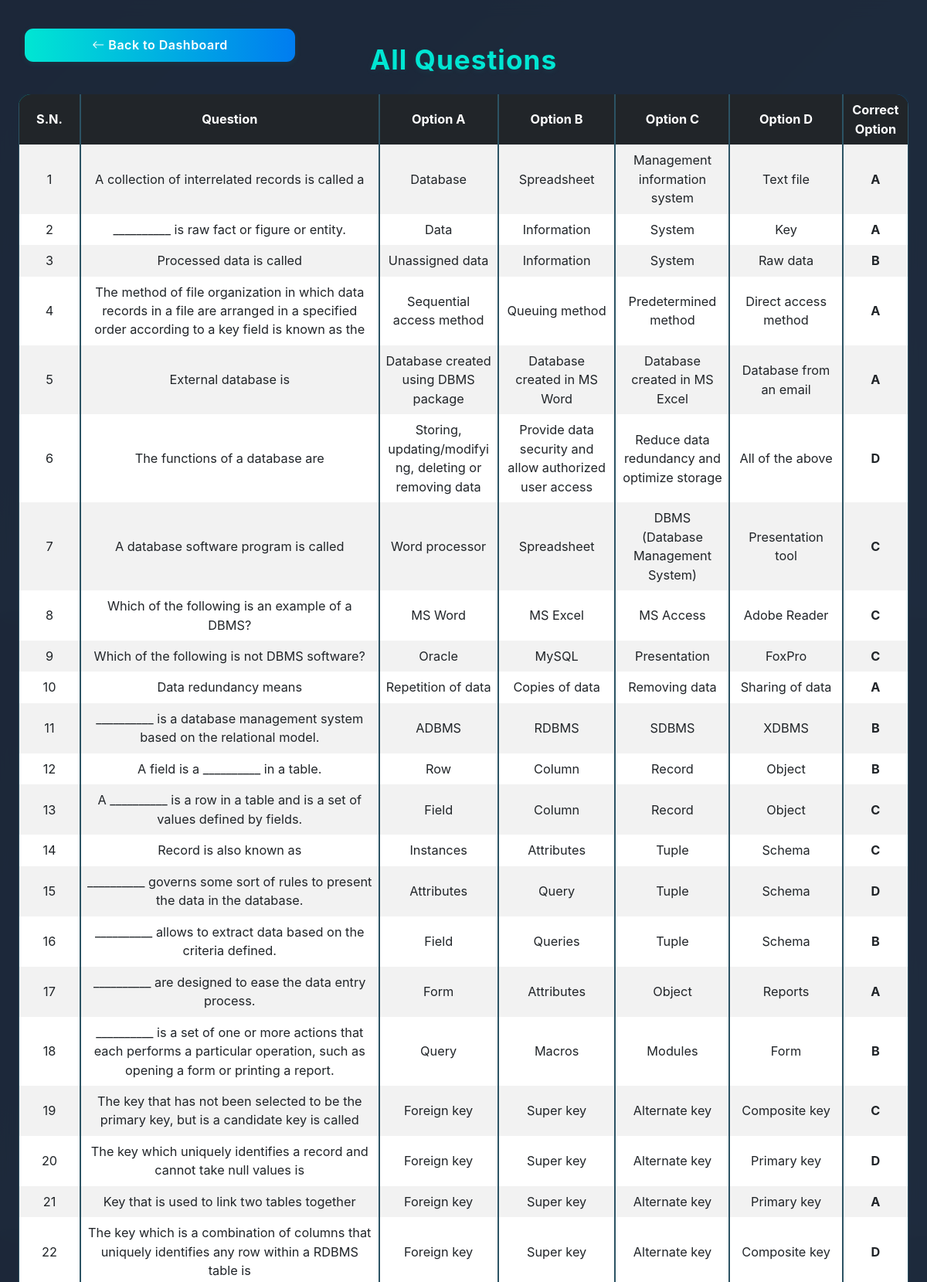
The page /questions (signed in, upper part) on the database its author committed.
### tables this page shows
CREATE TABLE question (
    id INTEGER PRIMARY KEY AUTOINCREMENT,
    question_text VARCHAR(500) NOT NULL,
    option_a VARCHAR(200) NOT NULL,
    option_b VARCHAR(200) NOT NULL,
    option_c VARCHAR(200) NOT NULL,
    option_d VARCHAR(200) NOT NULL,
    correct_option VARCHAR(1) NOT NULL CHECK (correct_option IN ('A', 'B', 'C', 'D'))
);

### app.py (the view)
@app.route('/questions')
def questions():
    if 'user_id' not in session:
        return redirect(url_for('login'))
    db = get_db()
    questions = db.execute('SELECT * FROM question').fetchall()
    return render_template('questions.html', questions=questions)

### app.py (called while the page is built)
def get_db():
    if 'db' not in g:
        g.db = sqlite3.connect(DATABASE)
        g.db.row_factory = sqlite3.Row
    return g.db

### templates/questions.html (shortened to what this page needs)
{% extends "layout.html" %}
{% block body %}
<a href="{{ url_for('dashboard') }}" class="btn btn-primary mb-3 back-btn-fixed">
    <i class="bi bi-arrow-left"></i> Back to Dashboard
</a>
<div class="questions-card">
    <h2 class="mb-4">All Questions</h2>
    <div class="table-responsive">
        <table class="table table-striped table-bordered bytellect-table">
            <thead class="table-dark">
                <tr>
                    <th>S.N.</th>
                    <th>Question</th>
                    <th>Option A</th>
                    <th>Option B</th>
                    <th>Option C</th>
                    <th>Option D</th>
                    <th>Correct Option</th>
                </tr>
            </thead>
            <tbody>
                {% for question in questions %}
                <tr>
                    <td>{{ loop.index }}</td>
                    <td>{{ question.question_text }}</td>
                    <td>{{ question.option_a }}</td>
                    <td>{{ question.option_b }}</td>
                    <td>{{ question.option_c }}</td>
                    <td>{{ question.option_d }}</td>
                    <td><strong>{{ question.correct_option }}</strong></td>
                </tr>
                {% endfor %}
            </tbody>
        </table>
    </div>
</div>
{% endblock %}

### templates/layout.html (shortened to what this page needs)
<!DOCTYPE html>
<html lang="en">
<head>
  <link href="https://cdn.jsdelivr.net/npm/bootstrap@5.3.0/dist/css/bootstrap.min.css" rel="stylesheet" />
  <link rel="stylesheet" href="https://cdn.jsdelivr.net/npm/bootstrap-icons@1.10.5/font/bootstrap-icons.css" />
  <link rel="stylesheet" href="{{ url_for('static', filename='style.css') }}" />
</head>
<body>
  {% block body %}
  {% endblock %}
</body>
</html>

### static/style.css (style rules this page uses)
body { min-height: 100vh; background: linear-gradient(135deg, #0f2027 0%, #2c5364 100%); font-family: 'Inter', 'Segoe UI', Arial, sans-serif; color: #e3e6ea; padding-bottom: 40px; }
*, *::before, *::after { box-sizing: border-box; }
html { font-size: 16px; }
.card, .dashboard-card, .settings-card, .profile-card, .about, .index-hero, .quiz-card, .questions-card { width: 100%; max-width: 98vw; margin-left: auto; margin-right: auto; box-sizing: border-box; }
body { min-height: 100vh; background: linear-gradient(135deg, #0f2027 0%, #2c5364 100%); font-family: 'Inter', 'Segoe UI', Arial, sans-serif; color: #e3e6ea; }
.btn-primary { background: linear-gradient(90deg, #00e6d3 0%, #007cf0 100%); border: none; border-radius: 0.7rem; font-weight: 600; font-size: 1.1rem; letter-spacing: 0.5px; box-shadow: 0 2px 8px 0 rgba(0, 230, 211, 0.08); transition: background 0.2s, box-shadow 0.2s; }
.back-btn-fixed { position: absolute; top: 2rem; left: 2rem; z-index: 10; }
.questions-card { min-height: 90vh; width: 100vw; max-width: 100vw; margin: 0; padding: 3.5rem 2vw 2.5rem 2vw; background: rgba(30, 41, 59, 0.92); border-radius: 0; box-shadow: 0 8px 32px 0 rgba(31, 38, 135, 0.18); backdrop-filter: blur(10px); color: #e3e6ea; position: relative; overflow-x: auto; display: flex; flex-direction: column; justify-content: flex-start; }
.questions-card h2 { font-size: 2.2rem; font-weight: 700; color: #00e6d3; letter-spacing: 1px; text-shadow: 0 2px 8px rgba(0, 230, 211, 0.08); margin-bottom: 2rem; text-align: center; font-family: 'Inter', 'Segoe UI', Arial, sans-serif; }
.bytellect-table { width: 100%; border-collapse: separate; border-spacing: 0; background: transparent; font-family: 'Inter', 'Segoe UI', Arial, sans-serif; color: #e3e6ea; border-radius: 1rem; overflow: hidden; box-shadow: 0 2px 16px 0 rgba(0, 230, 211, 0.06); }
.bytellect-table thead.table-dark { background: linear-gradient(90deg, #00e6d3 0%, #007cf0 100%); color: #fff; border: none; }
.bytellect-table th, .bytellect-table td { vertical-align: middle; border-color: #2c5364; font-size: 1.02rem; text-align: center; }
.bytellect-table td strong { font-weight: 700; }
.table-responsive { overflow-x: auto; -webkit-overflow-scrolling: touch; }
.table th, .table td { white-space: pre-line; word-break: break-word; min-width: 80px; }
.btn, .btn-primary, .btn-danger, .btn-warning, .btn-outline-primary, .btn-outline-secondary { font-size: 1rem; padding: 0.6rem 1.2rem; border-radius: 0.7rem; width: 100%; max-width: 350px; margin: 0.3rem auto; display: block; }
@media (min-width: 601px) { .btn, .btn-primary, .btn-danger, .btn-warning, .btn-outline-primary, .btn-outline-secondary { width: auto; max-width: none; display: inline-block; margin: 0.3rem 0.5rem 0.3rem 0; } }

### rows shown on the page
question: question_text "A collection of interrelated records is called a", option_a "Database", option_b "Spreadsheet", option_c "Management information system", option_d "Text file", correct_option "A"
question: question_text "__________ is raw fact or figure or entity.", option_a "Data", option_b "Information", option_c "System", option_d "Key", correct_option "A"
question: question_text "Processed data is called", option_a "Unassigned data", option_b "Information", option_c "System", option_d "Raw data", correct_option "B"
question: question_text "The method of file organization in which data records in a file are arranged in a specified order according to a key field is known as the", option_a "Sequential access method", option_b "Queuing method", option_c "Predetermined method", option_d "Direct access method", correct_option "A"
question: question_text "External database is", option_a "Database created using DBMS package", option_b "Database created in MS Word", option_c "Database created in MS Excel", option_d "Database from an email", correct_option "A"
question: question_text "The functions of a database are", option_a "Storing, updating/modifying, deleting or removing data", option_b "Provide data security and allow authorized user access", option_c "Reduce data redundancy and optimize storage", option_d "All of the above", correct_option "D"
question: question_text "A database software program is called", option_a "Word processor", option_b "Spreadsheet", option_c "DBMS (Database Management System)", option_d "Presentation tool", correct_option "C"
question: question_text "Which of the following is an example of a DBMS?", option_a "MS Word", option_b "MS Excel", option_c "MS Access", option_d "Adobe Reader", correct_option "C"
question: question_text "Which of the following is not DBMS software?", option_a "Oracle", option_b "MySQL", option_c "Presentation", option_d "FoxPro", correct_option "C"
question: question_text "Data redundancy means", option_a "Repetition of data", option_b "Copies of data", option_c "Removing data", option_d "Sharing of data", correct_option "A"
question: question_text "__________ is a database management system based on the relational model.", option_a "ADBMS", option_b "RDBMS", option_c "SDBMS", option_d "XDBMS", correct_option "B"
question: question_text "A field is a __________ in a table.", option_a "Row", option_b "Column", option_c "Record", option_d "Object", correct_option "B"
question: question_text "A __________ is a row in a table and is a set of values defined by fields.", option_a "Field", option_b "Column", option_c "Record", option_d "Object", correct_option "C"
question: question_text "Record is also known as", option_a "Instances", option_b "Attributes", option_c "Tuple", option_d "Schema", correct_option "C"
question: question_text "__________ governs some sort of rules to present the data in the database.", option_a "Attributes", option_b "Query", option_c "Tuple", option_d "Schema", correct_option "D"
question: question_text "__________ allows to extract data based on the criteria defined.", option_a "Field", option_b "Queries", option_c "Tuple", option_d "Schema", correct_option "B"
question: question_text "__________ are designed to ease the data entry process.", option_a "Form", option_b "Attributes", option_c "Object", option_d "Reports", correct_option "A"
question: question_text "__________ is a set of one or more actions that each performs a particular operation, such as opening a form or printing a report.", option_a "Query", option_b "Macros", option_c "Modules", option_d "Form", correct_option "B"
question: question_text "The key that has not been selected to be the primary key, but is a candidate key is called", option_a "Foreign key", option_b "Super key", option_c "Alternate key", option_d "Composite key", correct_option "C"
question: question_text "The key which uniquely identifies a record and cannot take null values is", option_a "Foreign key", option_b "Super key", option_c "Alternate key", option_d "Primary key", correct_option "D"
question: question_text "Key that is used to link two tables together", option_a "Foreign key", option_b "Super key", option_c "Alternate key", option_d "Primary key", correct_option "A"
question: question_text "The key which is a combination of columns that uniquely identifies any row within a RDBMS table is", option_a "Foreign key", option_b "Super key", option_c "Alternate key", option_d "Composite key", correct_option "D"
